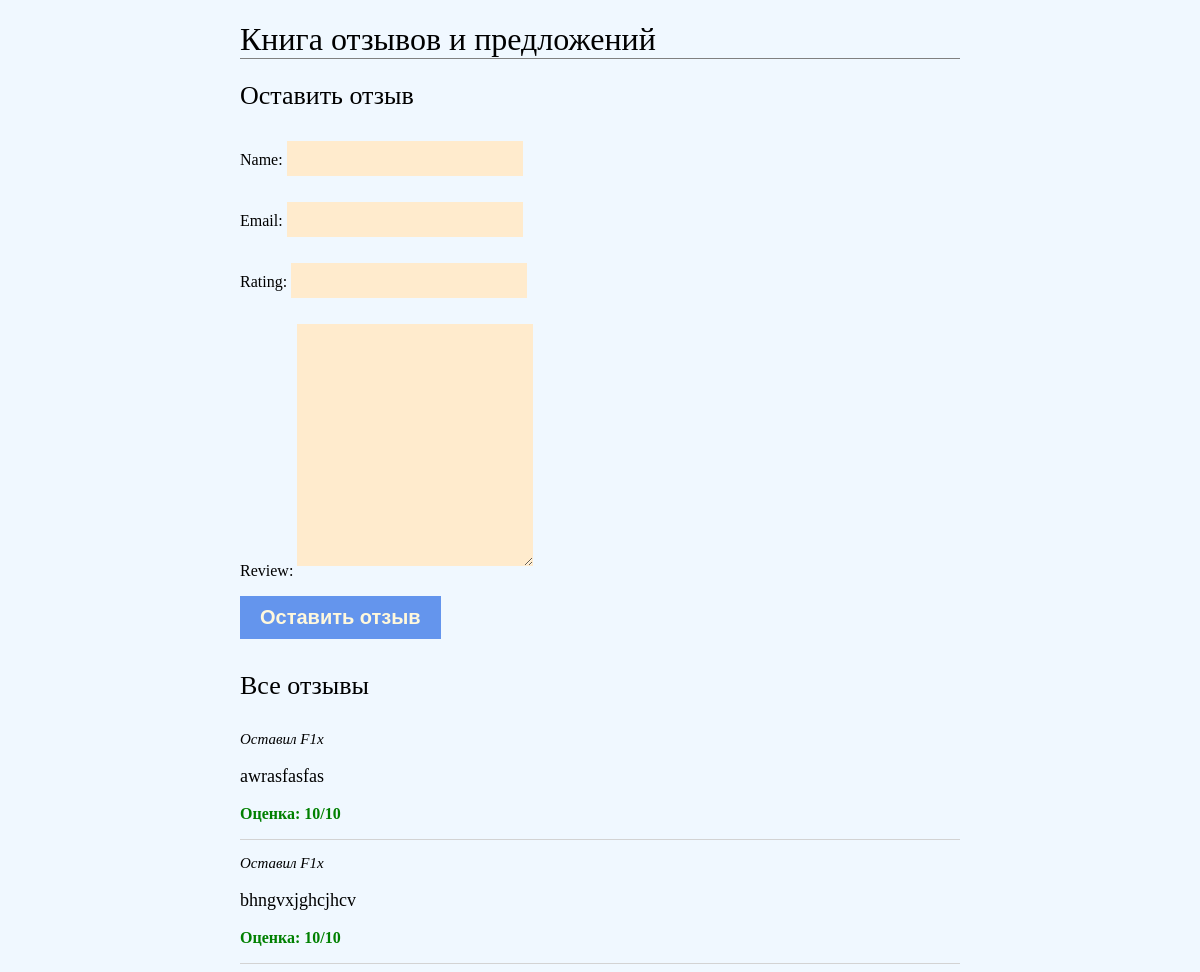
The app's page /, older data.
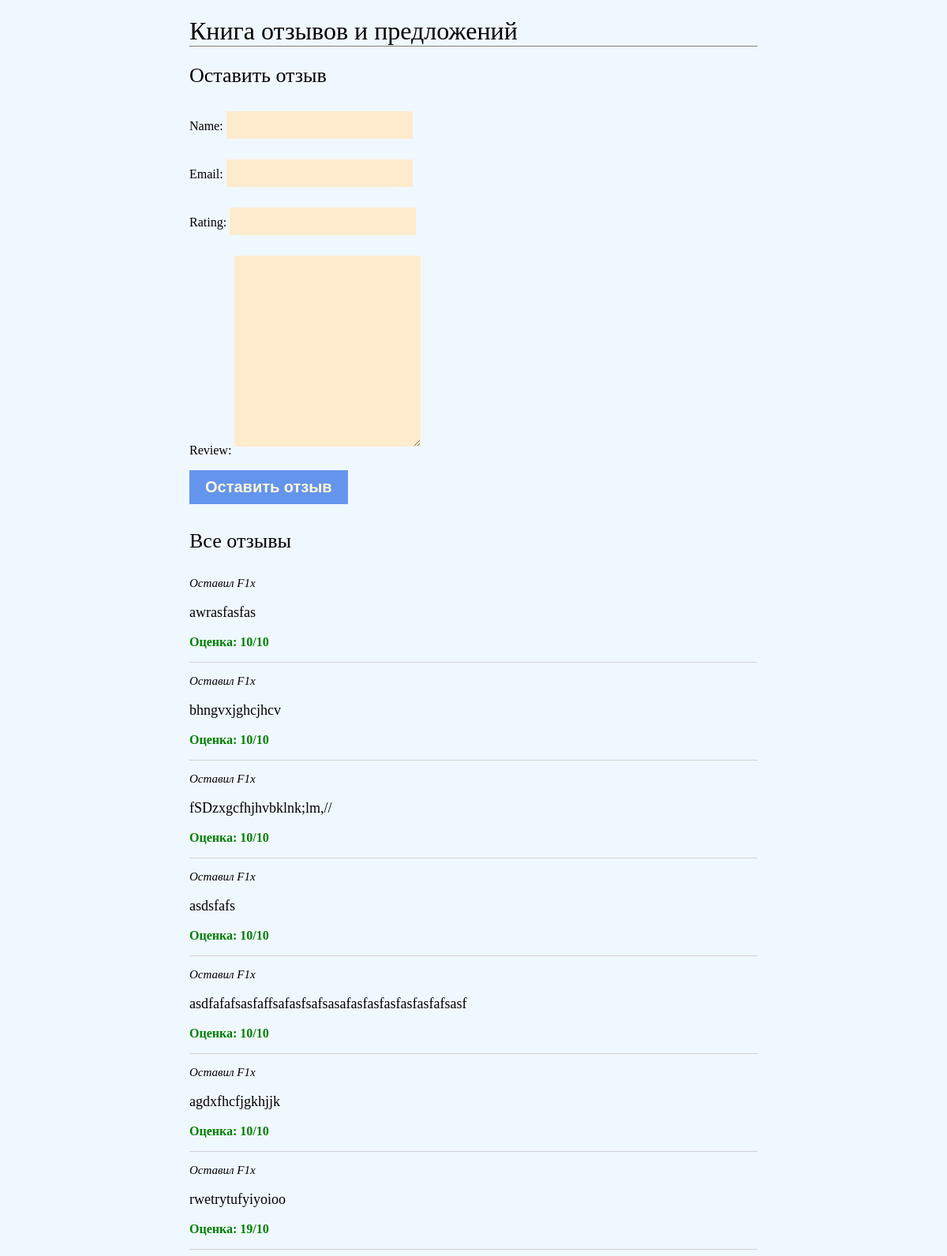
The same page, newer data.
### reviews/models.py (models this page shows, shortened)
class Review(models.Model):
    name = models.CharField(max_length=25)
    email = models.EmailField()
    rating = models.IntegerField(validators=[MinValueValidator(1), MaxValueValidator(10)])
    review = models.TextField()

### reviews/views.py (the view, shortened to what this page needs)
# urls.py: path('', ReviewsView.as_view() , name='reviews' )
class ReviewsView(View):
    def get(self, request):
        form = ReviewForm()
        reviews = Review.objects.all()
        return render(request, 'reviews.html', {'form': form, 'reviews': reviews})

### reviews/forms.py
class ReviewForm(forms.ModelForm):
    class Meta:
        model = Review
        fields = ['name','email','rating','review']
        widgets = { 'rating': forms.NumberInput(attrs={'min': 1, 'max': 10}) }

### reviews/templates/reviews.html (shortened to what this page needs)
{% extends 'base.html' %}
{% block content %}
<h1> Книга отзывов и предложений </h1>
<div class="reviws-from">
    <h2> Оставить отзыв </h2>
    <form method="POST">
        {{form.as_p}}
        <p><input type="submit" value="Оставить отзыв"></p>
    </form>
</div>
<div class="reviews">
    <h2> Все отзывы </h2>
    {% for review in reviews %}
    <div class="review">
        <p class="user">Оставил {{ review.name}}</p>
        <p class="review-text">{{review.review}}</p>
        <p class="rating"> Оценка: {{ review.rating}}/10</p>
    </div>
    {% endfor %}
</div>
{% endblock %}

### reviews/templates/base.html (shortened to what this page needs)
{% load static %}
<!DOCTYPE html>
<html lang="en">
<head>
<link rel="stylesheet" href="{% static 'css/style.css' %}">
</head>
<body>
    {% block content %}
    {% endblock %}
</body>
</html>

### reviews/static/css/style.css (style rules this page uses)
body { margin-left: 20%; margin-right: 20%; background-color: aliceblue; }
h1 { font-weight: normal; border-bottom: 1px solid grey; }
h2 { font-weight: normal; margin-bottom: 30px; font-size: 26px; }
input, textarea { margin-bottom: 10px; background: blanchedalmond; border: 0; padding: 6px 10px; font-size: 20px; width: 30%; }
input[type=submit] { font-weight: bold; background-color: cornflowerblue; color: cornsilk; padding: 10px 20px; font-size: 20px; width: auto; }
.review { border-bottom:0.5px solid lightgray; }
.review-text { font-size:large; }
.user { font-size: 15px; font-style: italic; }
.rating { color:green; font-weight: bolder; }

Row changes from the older to the newer data that the page shows:
added Review: name "F1x", review "fSDzxgcfhjhvbklnk;lm,//", rating "10"
added Review: name "F1x", review "asdsfafs", rating "10"
added Review: name "F1x", review "asdfafafsasfaffsafasfsafsasafasfasfasfasfasfafsasf", rating "10"
added Review: name "F1x", review "agdxfhcfjgkhjjk", rating "10"
added Review: name "F1x", review "rwetrytufyiyoioo", rating "19"
